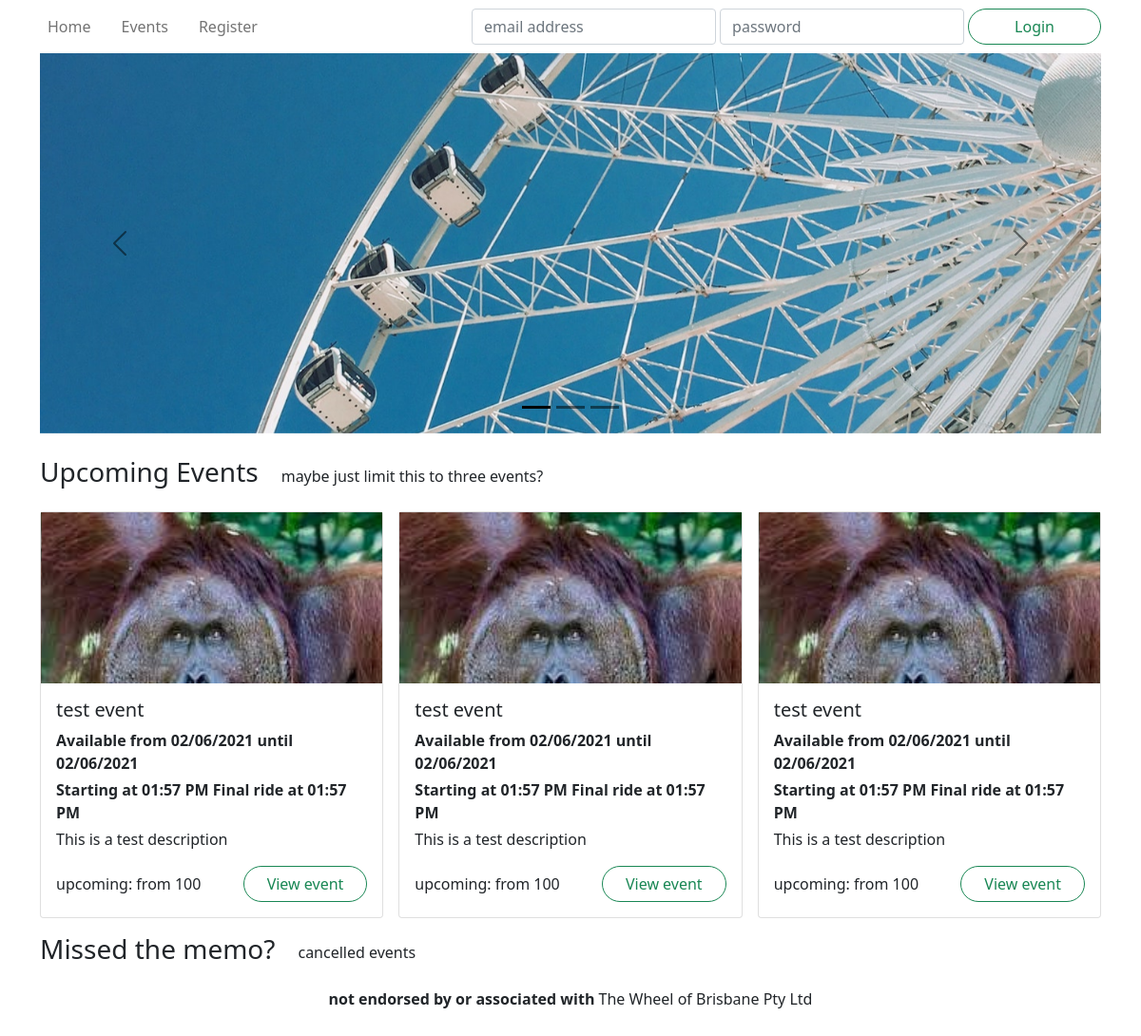
The page / on the database its author committed.
### wheel/models.py (models this page shows, shortened)
class Event(db.Model):
    __tablename__ = 'events'
    id = db.Column(db.Integer, primary_key=True)
    name = db.Column(db.String(255), nullable=False)
    description = db.Column(db.Text)
    category = db.Column(db.String(40))
    status = db.Column(db.Enum('upcoming', 'inactive', 'cancelled', 'booked out'), nullable=False)
    image = db.Column(db.String(255))
    reviews = db.relationship('Review', backref='event')
    tickets = db.relationship('Ticket', backref='event')
    def getTopThreeByStatus(status):
        return Event.query.filter_by(status=status).limit(3).all()
    def getTicketsStartDate(self):
        return Ticket.getStartDateByEvent(self.id)
    def getTicketsEndDate(self):
        return Ticket.getEndDateByEvent(self.id)
    def getTicketsStartTime(self):
        return Ticket.getStartTimeByEvent(self.id)
    def getTicketsEndTime(self):
        return Ticket.getEndTimeByEvent(self.id)
    def getTicketsPriceFrom(self):
        return 100 # self.tickets.reduce( (prev, {price}) => lowest(prev, price) ) but python
    def getStatusColour(self):
        return {
            'upcoming': 'success',
            'inactive': 'secondary',
            'booked out': 'secondary',
            'cancelled': 'danger'
        }[self.status]

### wheel/views.py (the view)
@main.route('/')
def index():
    upcoming = Event.getTopThreeByStatus('upcoming')
    cancelled = Event.getTopThreeByStatus('cancelled')
    form = indexForm()
    return render_template('index.html',form=form, upcoming=upcoming, cancelled=cancelled)

### wheel/forms.py
class indexForm(FlaskForm):
    submit = SubmitField("test")

### wheel/models.py (called while the page is built)
    @staticmethod
    def getStartTimeByEvent(event_id):
        return datetime.now().strftime("%I:%M %p") #Only returning a single time not pulling from db strftime again formats

    @staticmethod
    def getEndTimeByEvent(event_id):
        return datetime.now().strftime("%I:%M %p") #Only returning a single time not pulling from db strftime again formats

    def getStartDateByEvent(event_id):
        return  datetime.now().date().strftime("%d/%m/%Y") #Only returning a single date not pulling from db strftime formats weird on page

    def getEndDateByEvent(event_id):
        return  datetime.now().date().strftime("%d/%m/%Y") #Only returning a single date not pulling from db strftime formats weird on page

### wheel/templates/index.html (shortened to what this page needs)
{% extends 'base.html' %}
{% block hero %}
<div id="hero" class="carousel carousel-dark slide" data-bs-ride="carousel">
    <div class="carousel-indicators">
        <button type="button" class="active"
                data-bs-target="#hero" data-bs-slide-to="0"></button>
        <button type="button"
                data-bs-target="#hero" data-bs-slide-to="1"></button>
        <button type="button"
                data-bs-target="#hero" data-bs-slide-to="2"></button>
    </div>
    <div class="carousel-inner">
        <div class="carousel-item active">
            <div style="background-image: url('/static/images/bluesky.jpg');"></div>
        </div>
    </div>
    <button type="button" class="carousel-control-prev"
            data-bs-target="#hero" data-bs-slide="prev">
        <span class="carousel-control-prev-icon"></span>
    </button>
    <button type="button" class="carousel-control-next"
            data-bs-target="#hero" data-bs-slide="next">
        <span class="carousel-control-next-icon"></span>
    </button>
</div>
{% endblock %}
{% block content %}
<section>
    <header class="row mb-3">
        <h3 class="col-auto">Upcoming Events</h3>
        <span class="col my-auto">maybe just limit this to three events?</span>
    </header>
        <div class='row row-cols-1 row-cols-md-2 row-cols-xl-3 mb-3 g-3'>
        {% for event in upcoming %}
        <div class="col event">
            <article class="card">
                <a href="{{url_for('events.view', id=event.id)}}" class="card-image" style="background-image: url('.{{ event.image }}'); background-position: top;"></a>
                <div class="card-body">
                    <h5 class="card-title">{{ event.name }}</h5>
                    <p class="mb-1">
                        <strong>
                            Available from {{event.getTicketsStartDate()}}
                            until {{event.getTicketsEndDate()}}
                        </strong>
                    </p>
                    <p class="mb-1">
                        <strong>
                            Starting at {{event.getTicketsStartTime()}}
                            Final ride at {{event.getTicketsEndTime()}}
                        </strong>
                    </p>
                <p class="card-text">{{ event.description }}</p>
                    <div class="row">
                        <span class="col my-auto">{{ "{}: from {}".format( event.status, event.getTicketsPriceFrom() ) }}</span>
                        <span class="col-auto"><a href="{{url_for('events.view', id=event.id)}}" class="btn btn-outline-{{ event.getStatusColour() }} rounded-pill px-4">View event</a></span>
                    </div>
                </div>
            </article>
        </div>
        {% endfor %}
    </div>
</section>
<section>
    <header class="row mb-3">
        <h3 class="col-auto">Missed the memo?</h3>
        <span class="col my-auto">cancelled events</span>
    </header>
</section>
{% endblock %}

### wheel/templates/base.html (shortened to what this page needs)
<!DOCTYPE html>
<html lang="en">
<head>
    <link href="https://cdn.jsdelivr.net/npm/bootstrap@5.0.0-beta3/dist/css/bootstrap.min.css"
            rel="stylesheet">
    <link rel="stylesheet" href="/static/css/unbootstrapify.css">
</head>
<body>
    <div class="container">
        <header>
            <nav class="navbar navbar-expand-lg navbar-light justify-content-between">
                <div class="navbar-nav flex-row gap-3">
                    <a class="nav-link" href="{{ url_for('main.index') }}">Home</a>
                    <a class="nav-link" href="{{ url_for('events.viewAll') }}">Events</a>
                    {% if current_user.is_authenticated %}
                    <a class="nav-link" href="{{ url_for('main.bookings') }}">My Bookings</a>
                    {% else %}
                    <a class="nav-link" href="{{ url_for('auth.register') }}">Register</a>
                    {% endif %}
                </div>
                <div class="collapse navbar-collapse flex-grow-0" id="navbarlogin">
                    {% if not current_user.is_authenticated %}
                    <form method="POST" action="{{ url_for('auth.login') }}" class="navbar-nav flex-row gap-1">
                        <input name="email" type="text" required
                                class="form-control" placeholder="email address">
                        <input name="password" type="password" required
                                class="form-control" placeholder="password">
                        <button class="btn btn-outline-success rounded-pill px-5" type="submit">Login</button>
                    </form>
                    {% else %}
                    <form action="{{ url_for('auth.logout') }}" class="navbar-nav flex-row gap-1">
                        <button class="btn btn-outline-primary rounded-pill px-5" type="submit">Logout</button>
                    </form>
                    {% endif %}
                </div>
            </nav>
            {% block hero %}
            {% endblock %}
        </header>
        <main>
            <header class="row mb-3">
                <div class="col-md"><h1>{% block title %}{% endblock %}</h1></div>
            </header>
            {% block content %}
            {% endblock %}
        </main>
        <footer class="text-center footer"><strong>not endorsed by or associated with </strong>The Wheel of Brisbane Pty Ltd</footer>
    </div>
</body>
</html>

### rows shown on the page
Event: image (picture), name "test event", getTicketsStartDate "02/06/2021", getTicketsEndDate "02/06/2021", getTicketsStartTime "01:57 PM", getTicketsEndTime "01:57 PM", description "This is a test description", status "upcoming: from 100"
Event: image (picture), name "test event", getTicketsStartDate "02/06/2021", getTicketsEndDate "02/06/2021", getTicketsStartTime "01:57 PM", getTicketsEndTime "01:57 PM", description "This is a test description", status "upcoming: from 100"
Event: image (picture), name "test event", getTicketsStartDate "02/06/2021", getTicketsEndDate "02/06/2021", getTicketsStartTime "01:57 PM", getTicketsEndTime "01:57 PM", description "This is a test description", status "upcoming: from 100"
